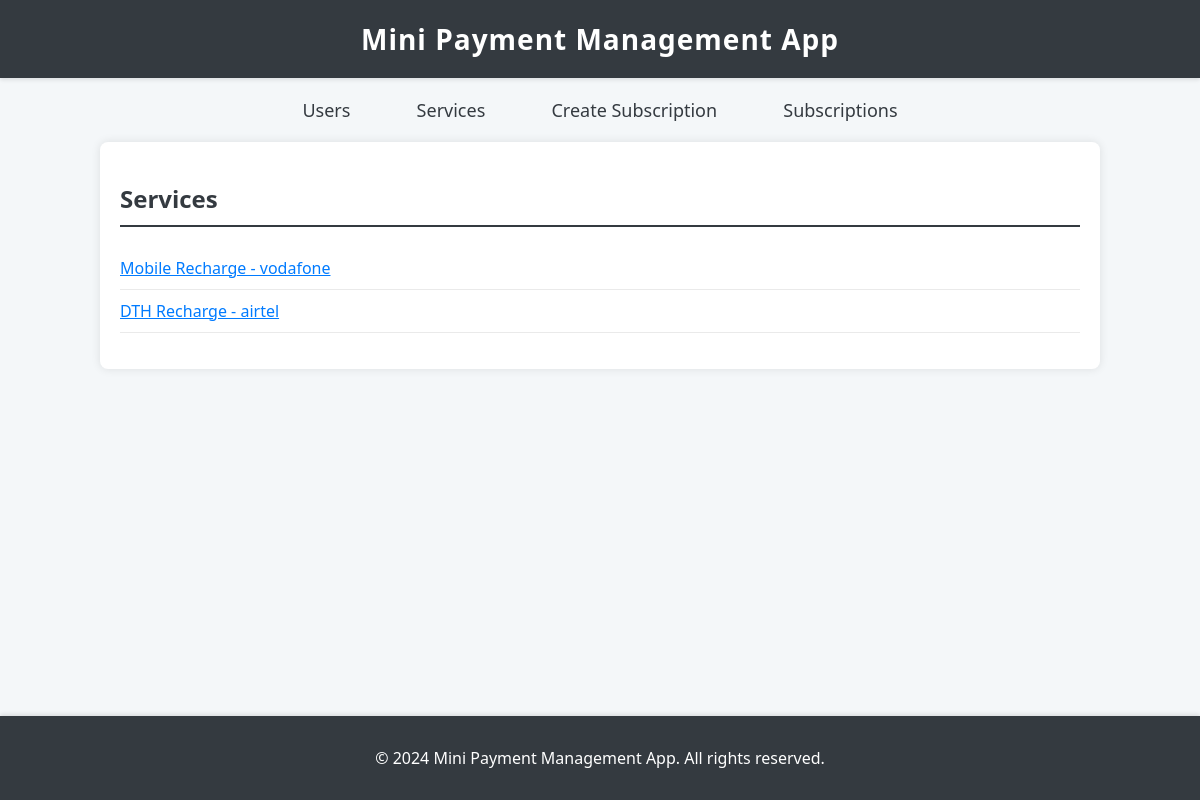
Page /services/ on the committed database.
### subscriptions/models.py (models this page shows)
class Service(models.Model):
    SERVICE_CHOICES = [
        ('MR', 'Mobile Recharge'),
        ('DR', 'DTH Recharge'),
        ('IP', 'Insurance Payment'),
    ]
    PAYMENT_CHOICES = [
        ('UPI', 'UPI'),
        ('IB', 'Internet Banking'),
        ('CP', 'Card Payment'),
    ]
    type = models.CharField(max_length=2, choices=SERVICE_CHOICES, unique=True)
    mode_of_payment = models.CharField(max_length=3, choices=PAYMENT_CHOICES)
    company = models.CharField(max_length=100)
    def __str__(self):
        return f"{self.get_type_display()} - {self.company}"

### subscriptions/views.py (the view)
# urls.py: path('services/', ServiceListView.as_view(), name='service_list'),
class ServiceListView(ListView):
    model = Service
    template_name = 'subscriptions/service_list.html'
    context_object_name = 'services'

### subscriptions/templates/subscriptions/service_list.html
{% extends 'base.html' %} {% block content %}
<h2>Services</h2>
<ul>
  {% for service in services %}
  <li>
    <a class="btn btn-primary" href="{% url 'service_detail' service.type %}"
      >{{ service }}</a
    >
  </li>
  {% endfor %}
</ul>
{% endblock %}

### subscriptions/templates/base.html (style rules this page uses)
body { font-family: 'Segoe UI', Tahoma, Geneva, Verdana, sans-serif; background-color: #f4f7f9; margin: 0; padding: 0; color: #333; }
h2 { color: #343a40; border-bottom: 2px solid #343a40; padding-bottom: 10px; }
ul { list-style-type: none; padding: 0; }
ul li { padding: 10px 0; border-bottom: 1px solid #eaeaea; }
ul li a { color: #343a40; text-decoration: none; transition: color 0.3s; }
.btn-primary { color: #007bff; cursor: pointer; text-decoration: underline; }

### rows in the picture
Service: type+company "Mobile Recharge - vodafone"
Service: type+company "DTH Recharge - airtel"
